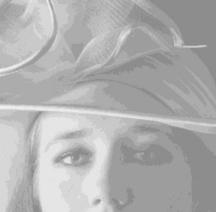
#> input picture Screenshot 2024-11-09 205643.png, 216 x 212 px, found by its file name
$ python Method.py
#> lines starting #> are read from the running program, lines starting #| are printed output that depends on the picture
import cv2
import numpy as np
import matplotlib.pyplot as plt

def calculate_entropy(hist):
    hist_normalized = hist / hist.sum() if hist.sum() > 0 else hist
    entropy = -np.sum(hist_normalized * np.log2(hist_normalized + 1e-10))
    return entropy

# [13 lines of commented-out code are left out]

def recursive_histogram_split(hist, min_span=2):
    #adaptive non-zero region splits
    divisions = []

    def split_recursive(hist, min_level, max_level):
        span = max_level - min_level
        if span < min_span or hist.sum() == 0:
            divisions.append((hist, min_level, max_level))
            return

        non_zero_indices = np.nonzero(hist)[0]
        if len(non_zero_indices) == 0:
            divisions.append((hist, min_level, max_level))
            return

        start, end = non_zero_indices[0], non_zero_indices[-1]
        if end - start < min_span:
            divisions.append((hist, min_level, max_level))
            return

        adjusted_hist = hist[start:end + 1]
        split_index = (end - start) // 2 + start
        left_hist, right_hist = hist[:split_index + 1], hist[split_index + 1:]

        split_recursive(left_hist, min_level, min_level + split_index)
        split_recursive(right_hist, min_level + split_index + 1, max_level)

    split_recursive(hist, 0, len(hist) - 1)
    return divisions

def calculate_dynamic_range(sub_hist, tau=1.5):
    hist, min_level, max_level = sub_hist
    span = max_level - min_level
    entropy = calculate_entropy(hist)
    N_u = np.count_nonzero(hist)
    N_m = len(hist) - N_u
    factor = span * entropy * abs(N_u - N_m) / (N_u ** tau)
    return factor

def allocate_dynamic_range(sub_histograms, L=256, min_range=8, max_range=40):
    factors = [calculate_dynamic_range(sub_hist) for sub_hist in sub_histograms]
    factor_sum = sum(factors)
    if factor_sum > 0:
        dynamic_ranges = [(L - 1) * (factor / factor_sum) for factor in factors]
    else:
        dynamic_ranges = [L / len(sub_histograms)] * len(sub_histograms)

    dynamic_ranges = [max(min_range, min(range_i, max_range)) for range_i in dynamic_ranges]
    range_sum = sum(dynamic_ranges)
    if range_sum > 0:
        dynamic_ranges = [(L - 1) * (range_i / range_sum) for range_i in dynamic_ranges]

    return dynamic_ranges

def apply_equalization(image, sub_histograms, dynamic_ranges):
    result_image = np.zeros_like(image)
    Y_l = 0
    for (hist, min_level, max_level), range_i in zip(sub_histograms, dynamic_ranges):
        mask = (image >= min_level) & (image <= max_level)
        sub_image = image[mask]

        if sub_image.size > 0:
            sub_hist, bins = np.histogram(sub_image, bins=(max_level - min_level + 1), range=(min_level, max_level))
            cdf = sub_hist.cumsum()
            cdf_normalized = cdf / cdf[-1] if cdf[-1] > 0 else cdf

            Y_u = Y_l + range_i
            new_levels = Y_l + (Y_u - Y_l) * cdf_normalized

            xp = bins[:-1]
            if len(xp) != len(new_levels):
                continue

            result_image[mask] = np.interp(sub_image, xp, new_levels).astype(np.uint8)

        Y_l += range_i

    return result_image

def enhance_image(image):
    if len(image.shape) == 2:
        # Grayscale image
        hist, _ = np.histogram(image.flatten(), bins=256, range=[0, 256])
        sub_histograms = recursive_histogram_split(hist)
        dynamic_ranges = allocate_dynamic_range(sub_histograms)
        enhanced_image = apply_equalization(image, sub_histograms, dynamic_ranges)
        return enhanced_image
    elif len(image.shape) == 3:
        # Color image: Split channels, enhance separately, and merge
        channels = cv2.split(image)
        enhanced_channels = []
        for ch in channels:
            hist, _ = np.histogram(ch.flatten(), bins=256, range=[0, 256])
            sub_histograms = recursive_histogram_split(hist)
            dynamic_ranges = allocate_dynamic_range(sub_histograms)
            enhanced_ch = apply_equalization(ch, sub_histograms, dynamic_ranges)
            enhanced_channels.append(enhanced_ch)
        enhanced_image = cv2.merge(enhanced_channels)
        return enhanced_image
    else:
        raise ValueError("Unsupported image format.")

# Load an example image (grayscale or color)
image_path = r"C:\Users\Tuyam\Downloads\Screenshot 2024-11-09 205643.png"
image = cv2.imread(image_path)
#> image is the input picture: shape (212, 216, 3); min 136, max 243, mean 175.4

if image is None:
    print("Image not found. Check the file path.")
else:
    enhanced_image = enhance_image(image)
#> the loop in enhance_image, `for ch in channels:` made 3 passes
#> pass 1, in enhance_image, `enhanced_ch = apply_equalization(ch, sub_histograms, dynamic_ranges)`:
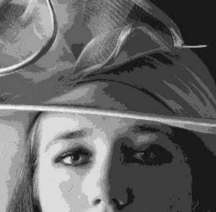
#> enhanced_ch: shape (212, 216); min 18, max 255, mean 102.8

    # Display original and enhanced images
    cv2.imshow("Original Image", image)
    cv2.imshow("Enhanced Image", enhanced_image)
    cv2.waitKey(0)
    cv2.destroyAllWindows()

    # Display histogram comparison for grayscale images only
    #if len(image.shape) == 2:
    plt.figure(figsize=(10, 5))
    plt.hist(image.ravel(), bins=256, color='red', alpha=0.5, label="Original Image")
    plt.hist(enhanced_image.ravel(), bins=256, color='blue', alpha=0.5, label="Enhanced Image")
    plt.xlabel("Intensity Value")
    plt.ylabel("Frequency")
    plt.legend()
    plt.title("Histogram of Original and Enhanced Images")
    plt.show()
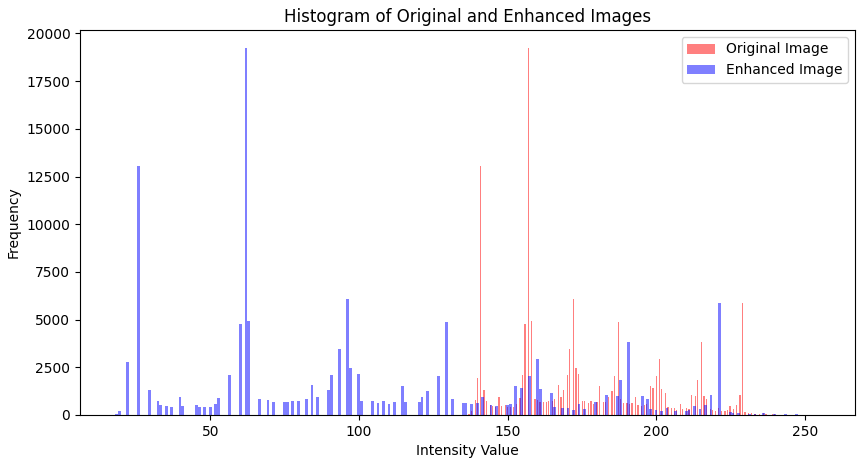
#> figure drawn by matplotlib, 1 panel; tallest bar 19221 high, from x = 156.9 to 157.3; tallest bar 19221 high, from x = 61.51 to 62.44

$ run again, with Screenshot 2024-11-10 020605.png copied over Screenshot 2024-11-09 205643.png
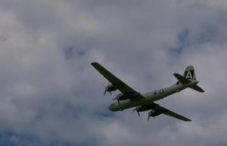
#> input picture Screenshot 2024-11-10 020605.png, 227 x 146 px, found by its file name
#> image is the input picture: shape (146, 227, 3); mean B, G, R 129.1, 118.1, 114.4
#> the loop in enhance_image, `for ch in channels:` made 3 passes
#> in enhance_image, `enhanced_image = cv2.merge(enhanced_channels)`:
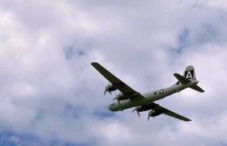
#> enhanced_image: shape (146, 227, 3); mean of channels 0, 1, 2 202.1, 179.8, 179.3; drawn as B, G, R
#> `plt.show()`:
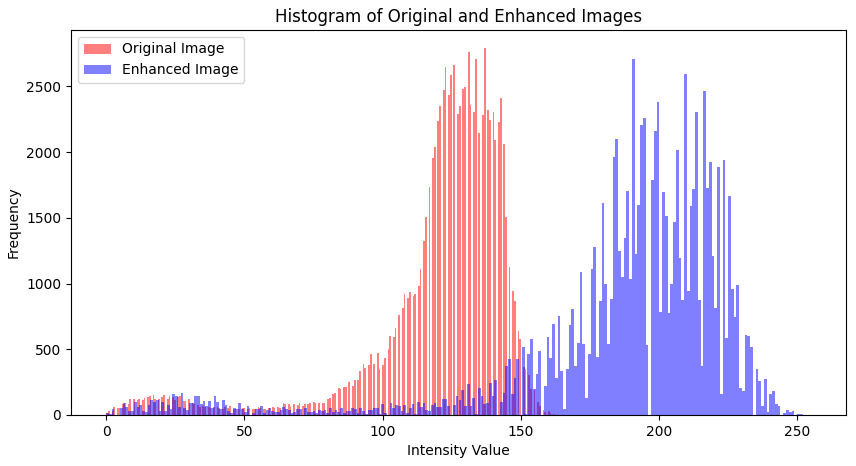
#> figure drawn by matplotlib, 1 panel; tallest bar 2789 high, from x = 136.6 to 137.3; tallest bar 2711 high, from x = 190.3 to 191.2
